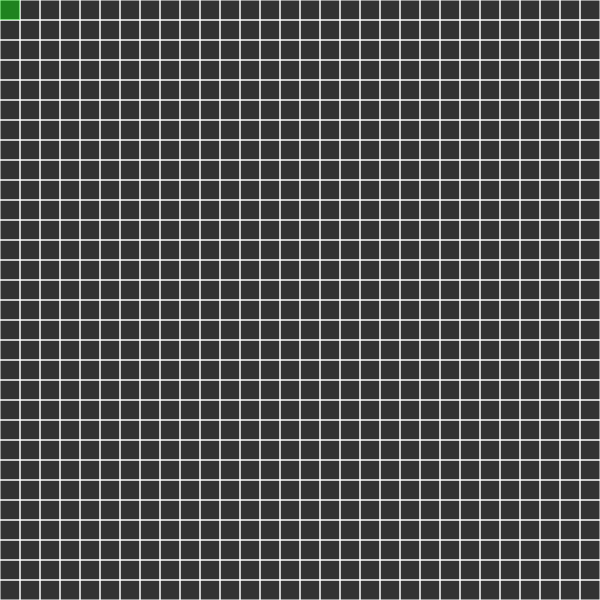
Frame 1 (no input)
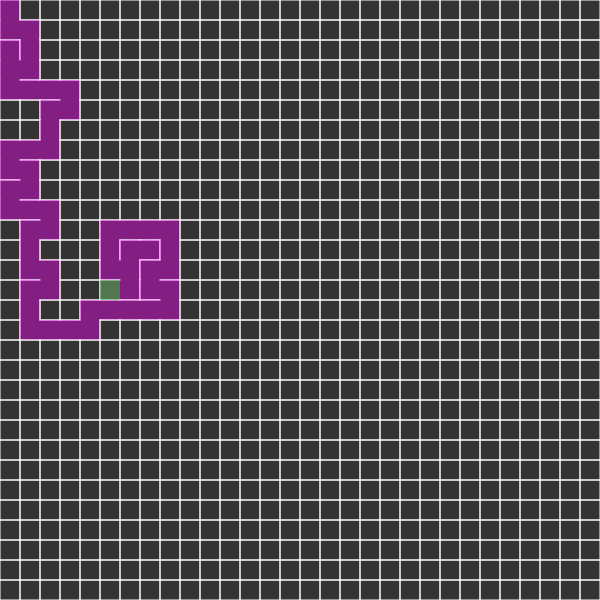
Frame 60 (no input)
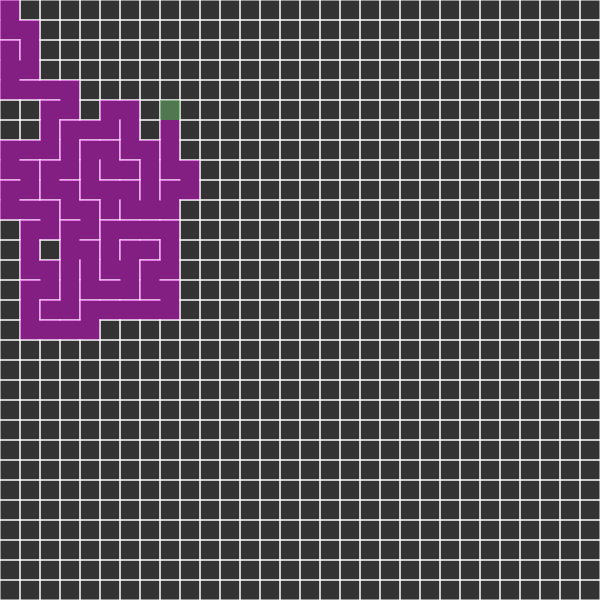
Frame 120 (the mouse pressed at the canvas centre since frame 60)

The p5.js sketch that drew these frames (run headless with seeded random() and noise() and a simulated clock; from frame 60 on, the mouse is pressed at the canvas centre):

// p5.js sketch
// ── sketch.js
// Coding Challenge #10
// Maze Generator, using depth-first recursive backtracker
// Written by Jake Everhart

let cols, rows;
const w = 20;
let grid = [];

let current;

let stack = [];

function setup()
{
  createCanvas(600, 600);
  cols = floor(width/w);
  rows = floor(height/w);

  for (let j = 0; j < rows; j++)
  {
    for (let i = 0; i < cols; i++)
    {
      let cell = new Cell(i, j);
      grid.push(cell);
    }
  }

  current = grid[0];
}

function draw()
{
  background(51);
  for (let i = 0; i < grid.length; i++)
  {
    grid[i].show();
  }

  current.visited = true;
  current.highlight();
  let next = current.checkNeighbors();

  if (next)
  {
    next.visited = true;
    stack.push(current);
    removeWalls(current, next);
    current = next;
  }
  else if (stack.length > 0)
  {
    current = stack.pop();
  }
}

function index(i, j)
{
  if (i < 0 || j < 0 || i > cols-1 || j > rows-1)
  {
    return -1;
  }
  else
  {
    return i + j * cols;
  }
}

function removeWalls(a, b)
{
  let x = a.i - b.i;

  if (x === 1)
  {
    a.walls[3] = false;
    b.walls[1] = false;
  }
  if (x === -1)
  {
    a.walls[1] = false;
    b.walls[3] = false;
  }

  let y = a.j - b.j;
  if (y === 1)
  {
    a.walls[0] = false;
    b.walls[2] = false;
  }
  if (y === -1)
  {
    a.walls[2] = false;
    b.walls[0] = false;
  }
}

// ── cell.js
// Coding Challenge #10
// Code for Cell object
// Written by Jake Everhart

function Cell(i, j)
{
  this.i = i;
  this.j = j;
  this.walls = [true, true, true, true]; // Top, Right, Bottom, Left
  this.visited = false;

  this.checkNeighbors = function()
  {
    let neighbors = [];
    let top = grid[index(i, j-1)];
    let right = grid[index(i+1, j)];
    let bottom = grid[index(i, j+1)];
    let left = grid[index(i-1, j)];

    if (top && !top.visited)
    {
      neighbors.push(top);
    }
    if (right && !right.visited)
    {
      neighbors.push(right);
    }
    if (bottom && !bottom.visited)
    {
      neighbors.push(bottom);
    }
    if (left && !left.visited)
    {
      neighbors.push(left);
    }

    if (neighbors.length > 0)
    {
      const r = floor(random(0, neighbors.length));
      return neighbors[r];
    }
    else
    {
      return undefined;
    }
  }

  this.highlight = function()
  {
    const x = this.i*w;
    const y = this.j*w;
    noStroke();
    fill(0, 255, 0, 100);
    rect(x, y, w, w);
  }

  this.show = function()
  {
    const x = this.i*w;
    const y = this.j*w;
    stroke(255);

    if (this.walls[0])
    {
      line(x  , y  , x+w, y);     // Top
    }
    if (this.walls[1])
    {
      line(x+w, y  , x+w, y+w);   // Right
    }
    if (this.walls[2])
    {
      line(x+w, y+w, x  , y+w);   // Bottom
    }
    if (this.walls[3])
    {
      line(x  , y+w, x  , y);     // Left
    }

    if (this.visited)
    {
      noStroke();
      fill(255, 0, 255, 100);
      rect(x, y, w, w);
    }
  }
}
